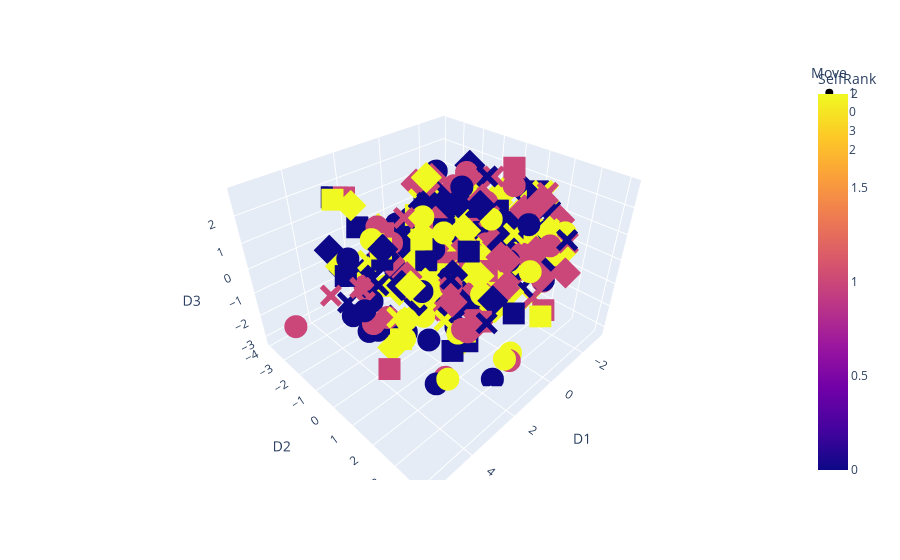

This figure's notebook cell:
### Code cell
import pandas as pd
import numpy as np
from sklearn.preprocessing import StandardScaler, LabelEncoder
from sklearn.neighbors import KNeighborsRegressor
from sklearn.model_selection import train_test_split
from sklearn.cluster import KMeans
from sklearn.metrics import silhouette_score
import plotly.express as px
import plotly.graph_objects as go
data = pd.read_csv("Dime_allMoves_08_23.csv")

# feature matrix and target variable
X = data[["D1", "D2", "D3", "D4"]]
y = data["Fqgen"]

# normalize data
scaler = StandardScaler()
X_norm = scaler.fit_transform(X)

# encode SelfRank as categorical variable
le = LabelEncoder()
data["SelfRank"] = le.fit_transform(data["SelfRank"])

# splitting data into training and testing sets
X_train, X_test, y_train, y_test = train_test_split(X_norm, y, test_size=0.3, random_state=42)

# training KNN model
knn = KNeighborsRegressor(n_neighbors=5)
knn.fit(X_train, y_train)

y_pred = knn.predict(X_test)

mse = np.mean((y_test - y_pred)**2)
print(mse)

kmeans = KMeans(n_clusters=3)
kmeans.fit(X_norm)

sil_score = silhouette_score(X_norm, kmeans.labels_)
print(sil_score)

# 3D scatter plot
fig = px.scatter_3d(data, x="D1", y="D2", z="D3", color="SelfRank", symbol="Move")
fig.show()

### Figure 1 — Plotly figure (JSON) as saved in the notebook; plotly's stock layout.template omitted (floating-point values rounded to 4 significant figures; data arrays with more than 128 entries replaced by an {"elided": "..."} marker saying what was removed)
{"data": [{"hovertemplate": "Move=1<br>D1=%{x}<br>D2=%{y}<br>D3=%{z}<br>SelfRank=%{marker.color}<extra></extra>", "legendgroup": "1", "marker": {"color": {"elided": "141 int values"}, "coloraxis": "coloraxis", "symbol": "circle"}, "mode": "markers", "name": "1", "scene": "scene", "showlegend": true, "type": "scatter3d", "x": {"elided": "141 float values"}, "y": {"elided": "141 float values"}, "z": {"elided": "141 float values"}}, {"hovertemplate": "Move=0<br>D1=%{x}<br>D2=%{y}<br>D3=%{z}<br>SelfRank=%{marker.color}<extra></extra>", "legendgroup": "0", "marker": {"color": {"elided": "180 int values"}, "coloraxis": "coloraxis", "symbol": "diamond"}, "mode": "markers", "name": "0", "scene": "scene", "showlegend": true, "type": "scatter3d", "x": {"elided": "180 float values"}, "y": {"elided": "180 float values"}, "z": {"elided": "180 float values"}}, {"hovertemplate": "Move=3<br>D1=%{x}<br>D2=%{y}<br>D3=%{z}<br>SelfRank=%{marker.color}<extra></extra>", "legendgroup": "3", "marker": {"color": [0, 0, 0, 0, 0, 0, 0, 0, 0, 0, 0, 0, 0, 0, 0, 0, 0, 0, 0, 0, 0, 0, 0, 0, 0, 0, 0, 0, 0, 1, 1, 1, 1, 1, 1, 1, 1, 1, 1, 1, 1, 1, 1, 1, 1, 1, 1, 1, 1, 1, 1, 1, 1, 1, 1, 1, 1, 1, 2, 2, 2, 2, 2, 2, 2, 2, 2, 2, 2, 2, 2, 2, 2, 2, 2, 2, 2, 2, 2, 2, 2, 2, 2, 2, 2, 2, 2], "coloraxis": "coloraxis", "symbol": "square"}, "mode": "markers", "name": "3", "scene": "scene", "showlegend": true, "type": "scatter3d", "x": [1.851, 1.711, 1.545, 1.528, 0.3043, -0.4705, 0.618, -0.4902, -2.184, 0.4841, 3.266, -2.007, -1.919, 0.8035, 0.6384, -2.825, 2.952, 1.965, -1.994, 3.702, 1.32, 1.278, 0.2253, -1.995, -0.4999, -0.1191, -0.9481, 0.8469, -1.299, 4.226, -0.534, -0.08423, 0.3586, -0.202, -0.8737, 0.2978, -2.083, -2.194, 1.97, 3.05, -1.809, -1.394, 1.381, -0.514, -2.098, -0.6425, 0.4311, -1.72, 2.02, 1.152, -0.2945, -0.592, -2.215, -0.2372, -0.7358, -1.217, -1.516, -1.846, 3.452, 0.7515, 0.9258, 0.4008, 0.02423, -1.648, 3.236, -0.7247, -2.23, -0.9348, 3.394, -1.318, -1.372, 1.159, -0.09743, -2.466, 1.917, 1.129, -1.524, 0.9051, 1.64, 1.366, -0.02102, -1.257, -1.007, -1.839, -1.157, -1.654, -1.435], "y": [1.455, 0.07342, 3.555, 1.718, -0.7648, 0.04822, -1.844, -1.228, -2.39, -0.4824, -2.58, 0.9737, 0.4692, -0.007073, -1.306, -2.1, -0.6357, -3.241, 1.578, -1.671, 1.649, -0.7682, 1.402, 0.866, -2.305, -0.5806, -0.9174, 1.211, 0.5185, 0.9689, 0.08313, 3.559, 1.521, -0.6414, -0.2781, 1.025, -0.9053, -2.421, 2.7, -2.225, 2.125, 1.078, -0.1876, -1.964, -1.557, 0.1588, 0.8015, 0.7429, -1.692, -0.0654, -1.057, 1.393, 0.4414, -1.932, 0.3776, -0.7778, 0.2005, -0.8213, 0.6826, 0.1507, 4.075, 1.293, -0.1367, 0.07643, -0.2855, -1.283, -2.442, 1.102, -2.359, 2.091, 1.089, 0.5231, -1.648, -1.952, 0.08586, -1.267, 1.371, -1.251, 1.796, -1.096, 0.4621, -0.9021, -2.059, -0.5242, -0.2616, 1.976, 0.2102], "z": [-2.623, 0.3931, 0.1211, 1.408, 1.301, 1.51, -0.6914, 0.3057, -0.9643, 0.089, 2.276, 0.6759, -1.723, 1.152, 0.5242, -1.51, 0.6703, 0.3631, 2.097, -0.11, -2.399, -1.12, -1.019, -0.9391, 0.6073, 0.4783, 0.629, -1.023, 1.237, -2.102, 0.1418, -0.7114, 0.01955, 0.6742, 1.367, -0.6104, -0.492, -0.7933, -0.459, 2.323, 0.451, -1.658, 0.588, 0.1085, 0.5955, 1.37, -0.1632, 2.759, 0.803, -1.316, 0.6828, -1.273, -0.7128, 0.07411, -0.4323, 1.264, -0.6876, 0.8302, -1.529, -0.658, -0.05155, 0.02077, 0.3172, 0.7797, 1.381, 0.3924, -0.8953, -0.6369, 2.318, 0.9655, -1.637, -0.2148, 0.7821, -0.8843, 1.283, -0.821, 0.5764, 1.234, -1.648, -0.9936, -0.4853, -0.8376, 0.1908, -1.182, 0.854, -0.2488, 1.053]}, {"hovertemplate": "Move=2<br>D1=%{x}<br>D2=%{y}<br>D3=%{z}<br>SelfRank=%{marker.color}<extra></extra>", "legendgroup": "2", "marker": {"color": [0, 0, 0, 0, 0, 0, 0, 0, 0, 0, 0, 0, 0, 0, 0, 0, 0, 0, 0, 0, 0, 0, 0, 0, 0, 0, 0, 0, 1, 1, 1, 1, 1, 1, 1, 1, 1, 1, 1, 1, 1, 1, 1, 1, 1, 1, 1, 1, 1, 1, 1, 1, 1, 1, 1, 1, 2, 2, 2, 2, 2, 2, 2, 2, 2, 2, 2, 2, 2, 2, 2, 2, 2, 2, 2, 2, 2, 2, 2, 2, 2, 2, 2, 2], "coloraxis": "coloraxis", "symbol": "x"}, "mode": "markers", "name": "2", "scene": "scene", "showlegend": true, "type": "scatter3d", "x": [-1.173, 1.199, -0.6039, 3.937, -1.205, 1.578, 0.1694, 3.0, -2.048, -0.1964, 0.3143, 2.488, 2.221, 0.5978, -0.7658, 2.266, -1.983, -0.6678, -1.854, -1.855, -2.231, 1.177, -0.8664, 0.1906, -2.866, -0.7458, -1.871, -1.047, -0.0185, 0.6908, -0.332, 3.864, -1.216, 1.668, -0.8996, 4.097, -2.179, 0.01693, 0.6325, -0.3728, 2.158, 4.484, -1.534, 1.843, -1.983, -0.4187, -1.901, -1.181, -2.341, 0.1546, -1.981, -0.9206, -2.058, -0.6703, -1.879, -0.8362, 0.9882, 2.071, -0.3777, 2.748, -1.456, 1.808, 0.3072, 3.546, -1.993, 0.03765, -0.6629, 0.2356, -0.3051, 0.6083, 0.4223, 0.6007, -1.991, 1.924, -1.74, 2.091, -2.338, 1.004, 0.09121, -0.2174, -2.866, -0.3485, -2.036, -1.118], "y": [-2.673, 0.4924, 0.9042, -1.371, 3.367, -0.2322, -0.2638, -0.2132, 1.77, 0.6154, -1.301, -1.564, 1.663, -1.471, -0.8881, 3.158, 1.975, -2.22, 0.03327, 1.021, 1.286, -0.1186, 0.3134, -0.3383, -1.507, 1.305, 2.002, -2.116, -1.821, 0.4625, 1.079, -0.5034, 3.4, 0.1942, 1.143, -0.3279, 1.274, 0.379, -0.6297, -2.273, -0.4139, -1.442, -0.6846, 1.293, 1.975, -2.674, -0.03281, 1.505, 1.71, 0.1779, -0.2792, 0.4615, -0.6558, 1.388, 2.056, -0.7658, -2.252, 1.279, 0.6312, -1.685, 2.53, -0.2219, 0.7105, 0.6759, 1.787, 0.304, -2.198, -0.5319, 1.991, -0.3999, -0.2675, 1.029, 1.988, 0.5945, 0.05258, 0.4118, 1.689, -0.7517, -0.001061, -0.4859, -1.507, 0.7505, 1.667, -1.631], "z": [0.6418, -1.007, -0.8042, -0.9244, 1.326, -1.956, 0.2813, -1.754, 2.046, 0.6171, 1.456, -1.082, 0.7282, -0.5106, 0.6185, -0.05785, 2.177, 0.2337, -0.2953, -0.1534, -2.168, 0.5986, 2.578, 0.7908, -2.28, -0.7547, 1.069, 1.027, 0.07447, -1.013, -1.028, -0.4559, 1.249, -1.683, 0.5112, 0.332, 1.307, 0.3557, 0.9327, 0.3704, 1.946, -0.3716, 0.6703, -0.2232, 2.177, 0.08916, -0.1393, -0.1345, -2.511, -0.292, 2.017, 1.13, -0.5189, -0.6076, 1.045, 1.1, -0.3502, -1.228, -0.5829, 0.02155, 1.261, -1.393, 0.895, -0.5699, 2.182, 0.6529, 0.2762, -0.5141, 1.355, -0.341, -0.07992, -0.814, 2.157, 0.03666, -0.1573, -0.7787, -2.597, 0.7862, 1.34, 0.7474, -2.28, -0.352, 0.2284, 0.8449]}], "layout": {"coloraxis": {"colorbar": {"title": {"text": "SelfRank"}}, "colorscale": [[0, "#0d0887"], [0.1111, "#46039f"], [0.2222, "#7201a8"], [0.3333, "#9c179e"], [0.4444, "#bd3786"], [0.5556, "#d8576b"], [0.6667, "#ed7953"], [0.7778, "#fb9f3a"], [0.8889, "#fdca26"], [1, "#f0f921"]]}, "legend": {"title": {"text": "Move"}, "tracegroupgap": 0}, "margin": {"t": 60}, "scene": {"domain": {"x": [0, 1], "y": [0, 1]}, "xaxis": {"title": {"text": "D1"}}, "yaxis": {"title": {"text": "D2"}}, "zaxis": {"title": {"text": "D3"}}}}}
